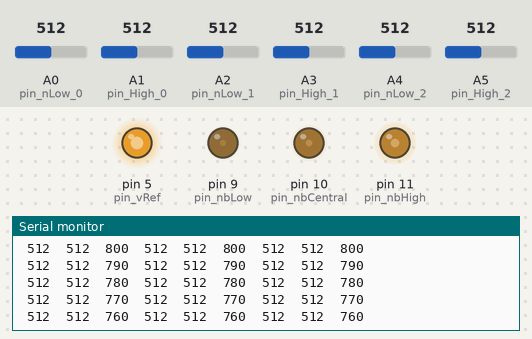
Recording of a sketch running on a simulated Arduino Uno, built with avr-gcc and run on an emulated ATmega328P. On the bench: output pins drawn as LEDs (lit = HIGH), the last lines printed to the serial monitor. The inputs (shaded band) are chosen by the test bench; at power-on: A0 (pin_nLow_0) = 512, A2 (pin_nLow_1) = 512, A3 (pin_High_1) = 512, A1 (pin_High_0) = 512, A4 (pin_nLow_2) = 512, A5 (pin_High_2) = 512.

Above: at 2.2 s.
2.3 s: A0 (pin_nLow_0) set to 110
At 2.31 s:
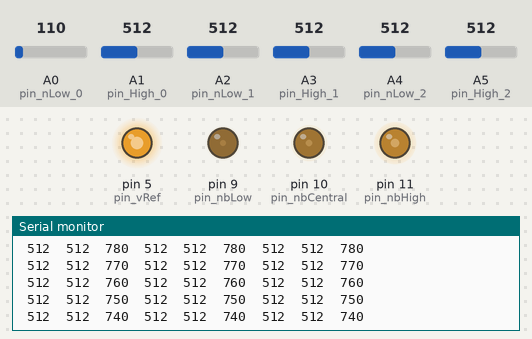
5.3 s: A0 (pin_nLow_0) set to 95
At 5.42 s:
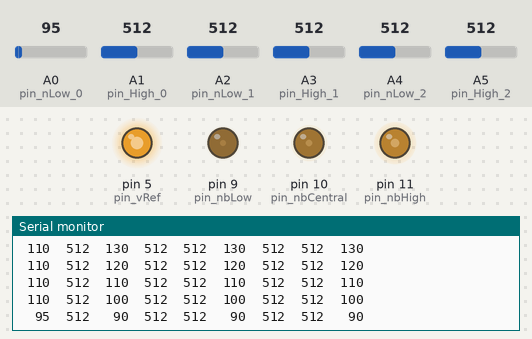
8.5 s: A2 (pin_nLow_1) set to 107
At 8.53 s:
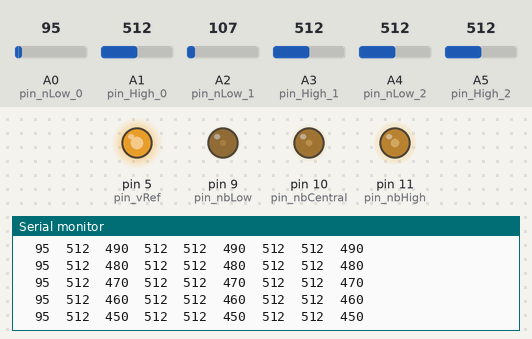
11.5 s: A2 (pin_nLow_1) set to 90
At 11.59 s:
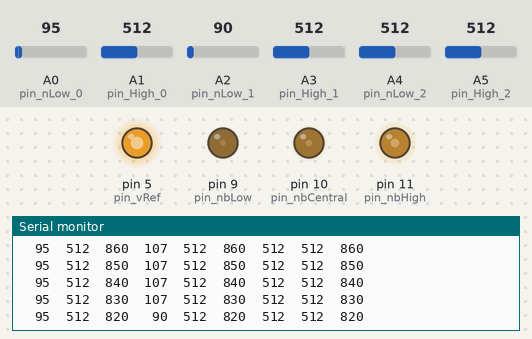
13.1 s: A3 (pin_High_1) set to 105
At 15.08 s:
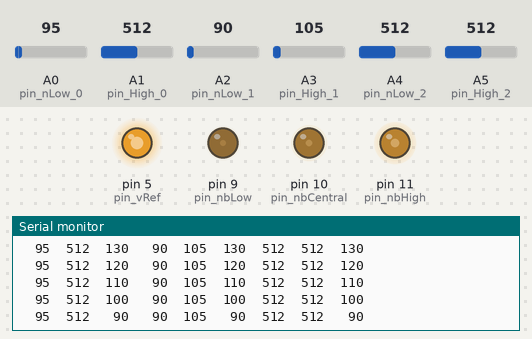
16.1 s: A3 (pin_High_1) set to 93
At 16.18 s:
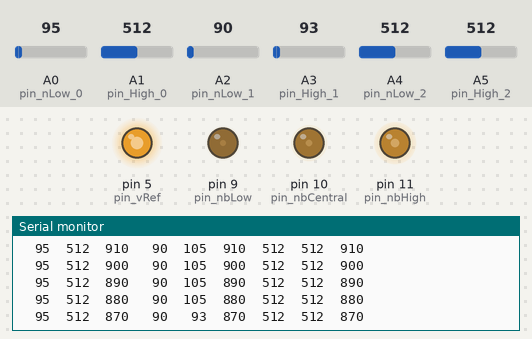
Timing chart, 0 to 19.1 s (numbered marks = the images above; inputs shaded):
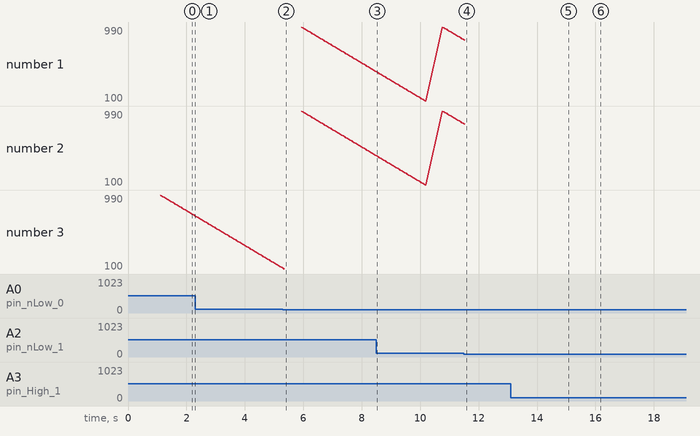

Measured:
- the behaviour switches between 100 and 99 on A0 (pin_nLow_0) (found by bisection; images 1 and 2)
- the behaviour switches between 100 and 99 on A2 (pin_nLow_1) (found by bisection; images 3 and 4)
- the behaviour switches between 100 and 99 on A3 (pin_High_1) (found by bisection; images 5 and 6)

The sketch:

sf1ThreeProbesDigital.ino
```cpp
/*
 *
 *  PWM pins are dedicated to:
 *
 *  3: vRef = assuming ground - 4V away from the target of 4V.
 *  9: nbLow       Guess     0.5 V  Targets:    100p
 *  10: nbCentral             1 V                1n
 *  11: nbHigh                2 V                10n
 *  (might need to go up to compensate for arduino sampling conductance
 *
 *  Digital pins:
 *
 *  0: reset_0
 *  1: reset_1
 *  2: reset_2
 *
 *  Further digital pins are connected thus:
 *
 *  4: nLow_0
 *  5: High_0
 *  6: nLow_1
 *  7: High_1
 *  8: nLow_2
 *  13: High_2
 *
 */

int pin_vRef = 5;
int pin_nbLow = 9;
int pin_nbCentral = 10;
int pin_nbHigh = 11;

int pin_nLow_0 = A0;
int pin_High_0 = A1;
int pin_nLow_1 = A2;
int pin_High_1 = A3;
int pin_nLow_2 = A4;
int pin_High_2 = A5;

int val_nLow_0 = 0;
int val_High_0 = 0;
int val_nLow_1 = 0;
int val_High_1 = 0;
int val_nLow_2 = 0;
int val_High_2 = 0;

int refractCountDown_0 = 0;
int refractCountDown_1 = 0;
int refractCountDown_2 = 0;

int pin_reset_0 = 0;
int pin_reset_1 = 0;
int pin_reset_2 = 0;

int periodMs = 10;
int refractMs = 1000;

char strOut[65];

// the setup function runs once when you press reset or power the board
void setup() {
  Serial.begin(9600);
  while (!Serial);
  //Serial.println("Starting ...");
  analogWrite(pin_vRef, 4 * 51); // 255 max value / 5V = 51
  analogWrite(pin_nbLow, 0.5 * 51);
  analogWrite(pin_nbCentral, 1 * 51);
  analogWrite(pin_nbHigh, 2 * 51);
  digitalWrite(pin_reset_0, LOW);
  digitalWrite(pin_reset_1, LOW);
  digitalWrite(pin_reset_2, LOW);
  delay(1000);
  digitalWrite(pin_reset_0, HIGH);
  digitalWrite(pin_reset_1, HIGH);
  digitalWrite(pin_reset_2, HIGH);
}

// the loop function runs over and over again forever
void loop() {
  val_nLow_0 = analogRead(pin_nLow_0);
  val_High_0 = analogRead(pin_High_0);
  val_nLow_1 = analogRead(pin_nLow_1);
  val_High_1 = analogRead(pin_High_1);
  val_nLow_2 = analogRead(pin_nLow_2);
  val_High_2 = analogRead(pin_High_2);
  //sprintf(strOut, "1: %4d %4d %4d  2: %4d %4d %4d  3: %4d %4d %4d", val_nLow_0, val_High_0, refractCountDown_0, val_nLow_1, val_High_1, refractCountDown_1, val_nLow_2, val_High_2, refractCountDown_2);
  sprintf(strOut, "%4d %4d %4d %4d %4d %4d %4d %4d %4d", val_nLow_0, val_High_0, refractCountDown_0, val_nLow_1, val_High_1, refractCountDown_1, val_nLow_2, val_High_2, refractCountDown_2);
  Serial.println(strOut);
  if (refractCountDown_0 <= 0) {
    digitalWrite(pin_reset_0, HIGH);
    if (val_High_0 >= 512) {
       refractCountDown_0 = refractMs;
       digitalWrite(pin_reset_0, LOW);
    } else if(val_nLow_0 < 512) {
       refractCountDown_0 = refractMs;
       digitalWrite(pin_reset_0, LOW);
    };
  } else {
    refractCountDown_0 -= periodMs;
  };
  if (refractCountDown_1 <= 0) {
    digitalWrite(pin_reset_1, HIGH);
    if (val_High_1 >= 512) {
       refractCountDown_1 = refractMs;
       digitalWrite(pin_reset_1, LOW);
    } else if(val_nLow_1 < 512) {
       refractCountDown_1 = refractMs;
       digitalWrite(pin_reset_1, LOW);
    };
  } else {
    refractCountDown_1 -= periodMs;
  };
  if (refractCountDown_2 <= 0) {
    digitalWrite(pin_reset_2, HIGH);
    if (val_High_2 >= 512) {
       refractCountDown_2 = refractMs;
       digitalWrite(pin_reset_2, LOW);
    } else if(val_nLow_2 < 512) {
        refractCountDown_2 = refractMs;
       digitalWrite(pin_reset_2, LOW);
    };
  } else {
    refractCountDown_2 -= periodMs;
  };

  delay(periodMs);
}
```
